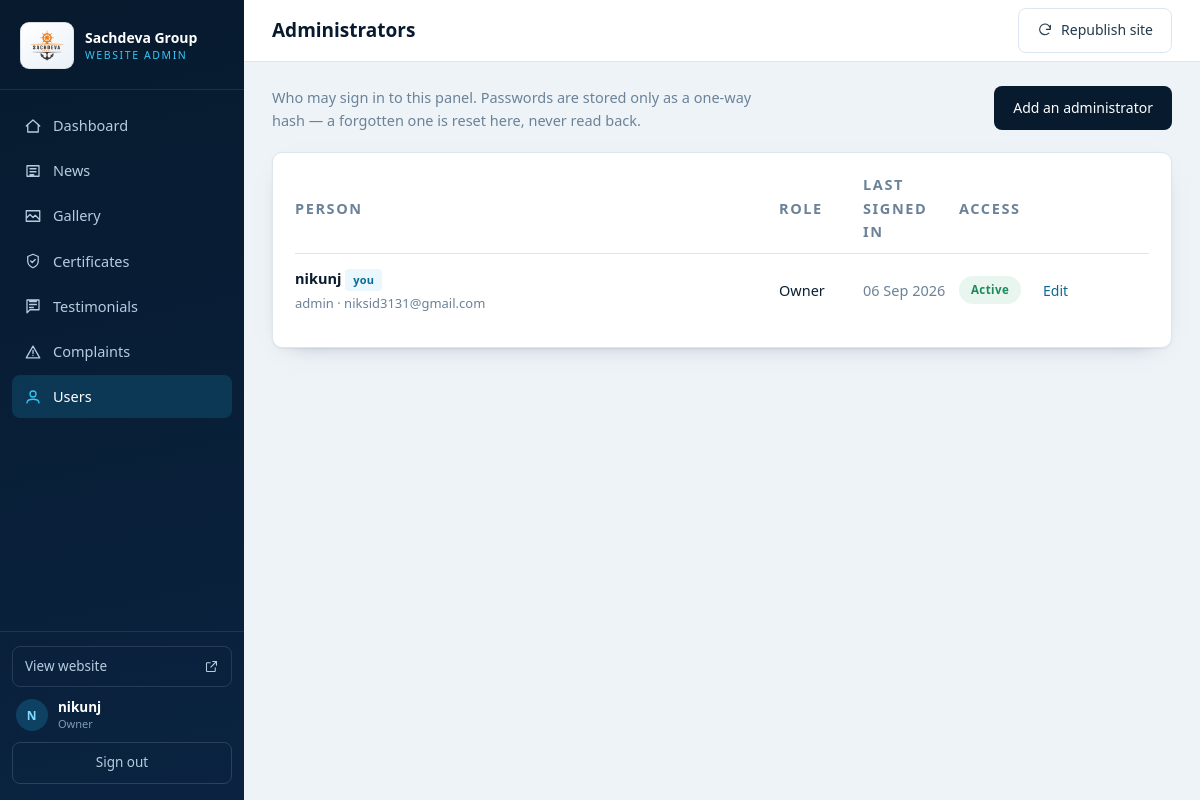
Screenshot of /admin/users.php (signed in) with the database file from the repository.
### tables this page shows
CREATE TABLE sg_users (
            id            INTEGER PRIMARY KEY AUTOINCREMENT,
            username      TEXT NOT NULL,
            password_hash TEXT NOT NULL,
            full_name     TEXT NOT NULL DEFAULT '',
            email         TEXT NOT NULL DEFAULT '',
            role          TEXT NOT NULL DEFAULT 'editor',
            is_active     INTEGER NOT NULL DEFAULT 1,
            created_at    TEXT NOT NULL DEFAULT '',
            last_login_at TEXT NOT NULL DEFAULT '',
            UNIQUE (username)
        );

### includes/helpers.php (called while the page is built, shortened)
<?php
if (!function_exists('e')) {
    function e($s) {
        return htmlspecialchars((string) $s, ENT_QUOTES | ENT_SUBSTITUTE, 'UTF-8');
    }
}
function sg_initials($name, $max = 3) {
    $name = trim(preg_replace('/[^\p{L}\p{N} ]+/u', ' ', (string) $name));
    $words = preg_split('/\s+/u', $name, -1, PREG_SPLIT_NO_EMPTY);
    $out = '';
    foreach ($words as $w) {
        $out .= mb_strtoupper(mb_substr($w, 0, 1, 'UTF-8'), 'UTF-8');
    }
    return $out !== '' ? $out : '--';
}
function sg_date($ymd, $format = 'd M Y') {
    $ymd = trim((string) $ymd);
    $ts = strtotime($ymd);
    return $ts ? date($format, $ts) : $ymd;
}

### includes/auth.php (called while the page is built, shortened)
<?php
require_once __DIR__ . '/db.php';
require_once __DIR__ . '/helpers.php';
function sg_user() {
    static $cached = null;
    static $looked = false;
    if ($looked) return $cached;
    $looked = true;
    $u = sg_one('SELECT * FROM sg_users WHERE id = ?', array((int) $_SESSION['sg_uid']));
    $cached = $u;
    return $cached;
}
function sg_is_owner() {
    $u = sg_user();
    return $u && $u['role'] === 'owner';
}
function sg_require_login() {
    if (sg_user()) return;
}
function sg_require_owner() {
    sg_require_login();
    if (sg_is_owner()) return;
}

### includes/db.php (called while the page is built, shortened)
<?php
function sg_config($key = null, $default = null) {
    static $cfg = null;
    if ($cfg === null) $cfg = require __DIR__ . '/config.php';
    return array_key_exists($key, $cfg) ? $cfg[$key] : $default;
}
function sg_driver() {
    $db = sg_config('db');
    return (isset($db['driver']) && $db['driver'] === 'mysql') ? 'mysql' : 'sqlite';
}
function sg_db() {
    static $pdo = null;
    if ($pdo instanceof PDO) return $pdo;
    $db  = sg_config('db');
    $opt = array(
        PDO::ATTR_ERRMODE            => PDO::ERRMODE_EXCEPTION,
        PDO::ATTR_DEFAULT_FETCH_MODE => PDO::FETCH_ASSOC,
        PDO::ATTR_EMULATE_PREPARES   => false,
    );
    if (sg_driver() === 'mysql') {
        $dsn = 'mysql:host=' . $db['host'] . ';port=' . (int) $db['port']
             . ';dbname=' . $db['name'] . ';charset=' . (isset($db['charset']) ? $db['charset'] : 'utf8mb4');
        $pdo = new PDO($dsn, $db['user'], $db['pass'], $opt);
    } else {
        $file = $db['file'];
        $pdo = new PDO('sqlite:' . $file, null, null, $opt);
        $pdo->exec('PRAGMA foreign_keys = ON');
        $pdo->exec('PRAGMA journal_mode = WAL');
        $pdo->exec('PRAGMA busy_timeout = 5000');
    }
    return $pdo;
}
function sg_all($sql, $args = array()) {
    $st = sg_db()->prepare($sql);
    $st->execute($args);
    return $st->fetchAll();
}
function sg_one($sql, $args = array()) {
    $st = sg_db()->prepare($sql);
    $st->execute($args);
    $row = $st->fetch();
    return $row === false ? null : $row;
}

### admin/users.php (the view, shortened to what this page needs)
<?php
require __DIR__ . '/_bootstrap.php';
sg_require_owner();
require __DIR__ . '/_layout.php';
$me     = sg_user();
    ?>
    <?php
$rows = sg_all('SELECT * FROM sg_users ORDER BY role ASC, username ASC');
sg_admin_head('Administrators', 'users.php');
?>
<div class="pagehead">
    <p>
        Who may sign in to this panel. Passwords are stored only as a one-way hash —
        a forgotten one is reset here, never read back.
    </p>
    <a class="btn btn--primary" href="users.php?action=new">Add an administrator</a>
</div>
<div class="card">
    <table class="tbl tbl--rows">
        <thead>
            <tr>
                <th>Person</th>
                <th class="w-role">Role</th>
                <th class="w-date">Last signed in</th>
                <th class="w-state">Access</th>
                <th class="w-act2"></th>
            </tr>
        </thead>
        <tbody>
            <?php foreach ($rows as $r): $isSelf = (int) $r['id'] === (int) $me['id']; ?>
                <tr>
                    <td>
                        <strong><?php echo e($r['full_name'] !== '' ? $r['full_name'] : $r['username']); ?>
                            <?php if ($isSelf): ?><span class="tag">you</span><?php endif; ?></strong>
                        <span class="muted"><?php echo e($r['username']); ?><?php
                            echo $r['email'] !== '' ? ' · ' . e($r['email']) : ''; ?></span>
                    </td>
                    <td class="w-role"><?php echo $r['role'] === 'owner' ? 'Owner' : 'Editor'; ?></td>
                    <td class="muted w-date"><?php
                        echo $r['last_login_at'] !== '' ? e(sg_date($r['last_login_at'], 'd M Y')) : 'never'; ?></td>
                    <td>
                        <?php if ($isSelf): ?>
                            <span class="chip chip--on">Active</span>
                        <?php endif; ?>
                    </td>
                    <td class="nowrap">
                        <a class="lnk" href="users.php?action=edit&amp;id=<?php echo (int) $r['id']; ?>">Edit</a>
                    </td>
                </tr>
            <?php endforeach; ?>
        </tbody>
    </table>
</div>
<?php sg_admin_foot(); ?>

### admin/_layout.php (shortened to what this page needs)
<?php
function sg_nav_items() {
    return array(
        array('dashboard.php', 'Dashboard', 'M3 12l9-8 9 8M5 10v10h14V10'),
        array('news.php',      'News',      'M4 5h16v14H4zM8 9h8M8 13h8M8 17h5'),
        array('gallery.php',   'Gallery',   'M3 5h18v14H3zM3 15l5-5 4 4 3-3 6 6'),
        array('certificates.php', 'Certificates', 'M12 3l7 3v6c0 4.2-2.9 7.4-7 9-4.1-1.6-7-4.8-7-9V6zM9 12l2 2 4-4'),
        array('testimonials.php', 'Testimonials', 'M7.5 6h9M7.5 10h9M7.5 14h5M4 4h16v13H8l-4 4z'),
        array('complaints.php',   'Complaints',   'M12 4.2 21 19.8H3zM12 10v4M12 16.6v.2'),
        array('users.php',     'Users',     'M4 20c0-3.3 3.6-5 8-5s8 1.7 8 5M12 4a4 4 0 110 8 4 4 0 010-8'),
    );
}
function sg_admin_head($title, $active = '') {
    $u = sg_user();
    ?><!doctype html>
<html lang="en">
<head>
    <link rel="stylesheet" href="assets/admin.css">
</head>
<body>
    <div class="shell">
        <aside class="side" id="side">
            <div class="side__brand">
                <span class="brand-plate"><img src="../images/logo.png" alt="" width="34" height="31"></span>
                <span>
                    <strong>Sachdeva Group</strong>
                    <em>Website admin</em>
                </span>
            </div>
            <nav class="side__nav" aria-label="Sections">
                <?php foreach (sg_nav_items() as $item):
                    list($href, $label, $path) = $item;
                    $on = ($active === $href); ?>
                    <a href="<?php echo e($href); ?>"<?php echo $on ? ' class="is-on" aria-current="page"' : ''; ?>>
                        <svg viewBox="0 0 24 24" fill="none" stroke="currentColor" stroke-width="1.7"
                             stroke-linecap="round" stroke-linejoin="round" aria-hidden="true"><path d="<?php echo e($path); ?>"/></svg>
                        <span><?php echo e($label); ?></span>
                    </a>
                <?php endforeach; ?>
            </nav>
            <div class="side__foot">
                <a class="side__site" href="../" target="_blank" rel="noopener">
                    View website
                    <svg viewBox="0 0 24 24" fill="none" stroke="currentColor" stroke-width="1.7"
                         stroke-linecap="round" stroke-linejoin="round" aria-hidden="true">
                        <path d="M14 4h6v6M20 4l-9 9M18 14v5a1 1 0 01-1 1H5a1 1 0 01-1-1V7a1 1 0 011-1h5"/>
                    </svg>
                </a>
                <?php if ($u): ?>
                    <div class="side__me">
                        <span class="side__av"><?php echo e(sg_initials($u['full_name'] !== '' ? $u['full_name'] : $u['username'], 2)); ?></span>
                        <span class="side__who">
                            <strong><?php echo e($u['full_name'] !== '' ? $u['full_name'] : $u['username']); ?></strong>
                            <em><?php echo e($u['role'] === 'owner' ? 'Owner' : 'Editor'); ?></em>
                        </span>
                    </div>
                    <form method="post" action="logout.php" class="side__out">
                        <button type="submit">Sign out</button>
                    </form>
                <?php endif; ?>
            </div>
        </aside>
        <main class="main" id="main">
            <header class="bar">
                <h1><?php echo e($title); ?></h1>
                <form method="post" action="publish.php" class="bar__pub">
                    <button type="submit" class="btn btn--ghost" title="Rewrite every managed section of the website from what is stored here">
                        <svg viewBox="0 0 24 24" fill="none" stroke="currentColor" stroke-width="1.7"
                             stroke-linecap="round" stroke-linejoin="round" aria-hidden="true">
                            <path d="M20 11a8 8 0 10-2.3 5.7M20 5v6h-6"/>
                        </svg>
                        Republish site
                    </button>
                </form>
            </header>
            <div class="wrap">
<?php
}
function sg_admin_foot() {
    ?>
            </div>
        </main>
    </div>
</body>
</html>
<?php
}

### rows the page displays
sg_users: full_name "N", full_name "nikunj", role "Owner", shows "you", username "admin", email "niksid3131@gmail.com", last_login_at "06 Sep 2026", shows "Active"

### other values shown
$label "Dashboard"
$label "News"
$label "Gallery"
$label "Certificates"
$label "Testimonials"
$label "Complaints"
$label "Users"
$title "Administrators"
